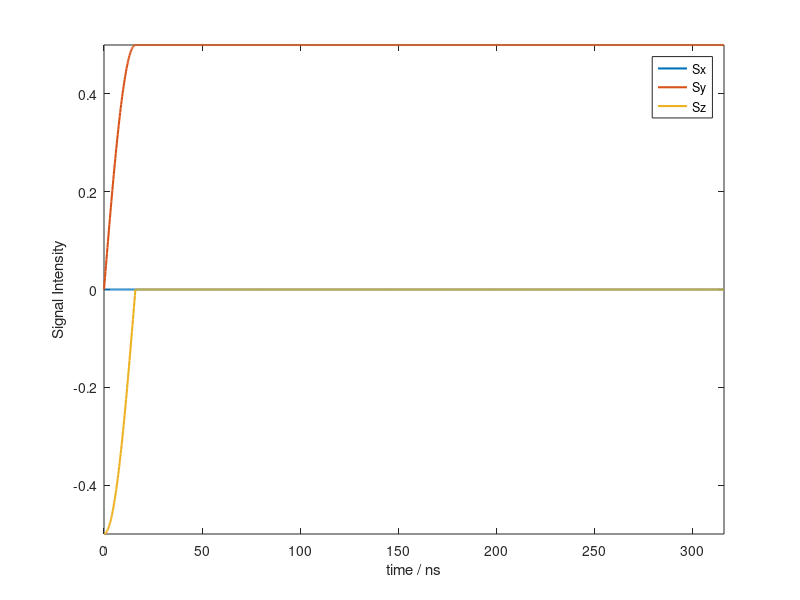

The MATLAB source for this figure:
clear; close all; clc;
%%%%%%%%%%%%%%%%%%%%%%%%%%%%%%%%%%%%%%%%%%%%%%%%%%%%%%%%%%%%%%%%%%%%%%%%%%%
%%% Model answer for simulating a free induction decay on an 
%%% electron spin-1/2.
%%%
%%%
%%% Gabriel Moise, Oxford, 2025
%%% https://github.com/moisegabriel/Spin-Dynamics-Without-Tears
%%% αβγδεζηθικλμνξοπρςστυφχψω
%%%%%%%%%%%%%%%%%%%%%%%%%%%%%%%%%%%%%%%%%%%%%%%%%%%%%%%%%%%%%%%%%%%%%%%%%%%

% I. USER INPUTS.
% I.1 Spin system parameters: g-factor.
g = 2.00232;

% I.2 Experimental parameters for an FID experiment
B0 = 350; % mT, static magnetic field
mw = 9.808681559288270; % GHz, microwave frequency
B1 = 0.5575; % mT, pulse strength
tp = 16; % ns, pulse length
tau = 300; % ns, free evolution period
dt = 0.25; % ns, time increment (for propagation)

% I.3 Detection operators
detOps = {'Sx', 'Sy', 'Sz'};

% II. PHYSICAL CONSTANTS AND SPIN OPERATORS.
% II.0 Bohr magneton and Planck's constants (SI units)
bmagn = 9.2740e-24; % J*T-1, Bohr magneton
planck = 6.6261e-34; % J*s, Planck's constant
% II.1 Spin operators
E = eye(2); Sz = [0.5 0; 0 -0.5];
Sx = [0 1/2; 1/2 0]; Sy = [0 -1i/2; 1i/2 0];

% III. STATIC HAMILTONIAN IN ROTATING FRAME. 
% Type the formula for the Hamiltonian of an electron in a static 
% magnetic field along the z-axis. The units of H0 should be rad*MHz, 
% so think about how to combine the values of B0, bmagn, and planck.
% Finally, consult the Worksheet for the conversion to the rotating frame.
omega0 = 2*pi*(bmagn*B0*g/planck)*1e-9; % radians*MHz
omegaMW = 2*pi*mw*1e3; % radians*MHz
H0 = (omega0 - omegaMW)*Sz;

% IV. TOTAL HAMILTONIAN DURING PULSE. 
% Using the same logic as above, construct the total Hamiltonian 
% during the microwave pulse.
omega1 = 2*pi*(bmagn*B1*g/planck)*1e-9; % radians*MHz
Hpulse = H0 + omega1*Sx;

% V. INITIAL STATE.
% Consult exercise 7, from Section 2 of the worksheet.
RHO = -Sz;

% VI. DETECTION OPERATORS. 
% In section I.3, the detection operators are defined as strings. 
% Use the template switch statement below to construct a 
% cell of observables which contains matrices instead of strings. 
for iOp = 1:numel(detOps)
    switch detOps{iOp}
        case 'Sz'
            observables{iOp} = Sz;
        case 'Sy'
            observables{iOp} = Sy;
        case 'Sx'
            observables{iOp} = Sx;
    end
end

% VII. PROPAGATION AND DETECTION.
% VII.0 Detect initial signal
for iOp = 1:numel(observables)
    signal{iOp}(1) = trace(RHO*observables{iOp}); 
end

% VII.1 Propagation during the pulse.
% Step 1. Time axis during pulse. The initial time point is dt, the 
% increment is dt, and the final time point is ?
time1 = dt : dt : tp; 
nT1 = length(time1);
% Step 2. Calculate the propagator (U) which takes the density matrix 
% from some initial time t to the next time point (t+dt). The conjugate
% transpose of the propagator is Ud. 
U = expm(-1i*Hpulse*dt*1e-3);
Ud = U';
% Step 3. Loop over each time point. There will be nT time points. 
for iT = 1:nT1
    % Step 4. Propagate! In other words, update the density matrix such
    % that it gets replaced/overwritten by the next density matrix.
    RHO = U*RHO*Ud;
    % Step 5. Detect! Loop over each element of the observables cell and
    % calculate the signal at the current time point. Remember: you
    % already calculated the initial signal!
    for iOp = 1:numel(observables)
        signal{iOp}(1 + iT) = trace(RHO*observables{iOp}); 
    end
end

% VII.2 Propagation during free evolution. Repeat the above procedure for
% the free evolution period.
% Step 1. Time axis during free evolution. The initial time point is ?, the 
% increment is dt, and the final time point is ?+?
time2 = (tp + dt) : dt : (tp + tau);
nT2 = length(time2);
% Step 2. Re-calculate the propagator.
U = expm(-1i*H0*dt*1e-3);
Ud = U';
for iT = 1:nT2
    % Step 3. Propagate!
    RHO = U*RHO*Ud;
    % Step 4: Detect!
    for iOp = 1:numel(observables)
        signal{iOp}(nT1 + 1 + iT) = trace(RHO*observables{iOp});
    end
end

% VIII. PLOT RESULTS.
% Step 1. Assemble the final time axis.
time = [0, time1, time2];
% Step 2. Create a figure and loop over the observables.
figure
hold on; axis tight; box on;
for iOp = 1:numel(observables)
    plot(time,real(signal{iOp}),'LineWidth',1.5,'DisplayName',detOps{iOp})
end
ylabel('Signal Intensity')
xlabel('time / ns')
legend show;